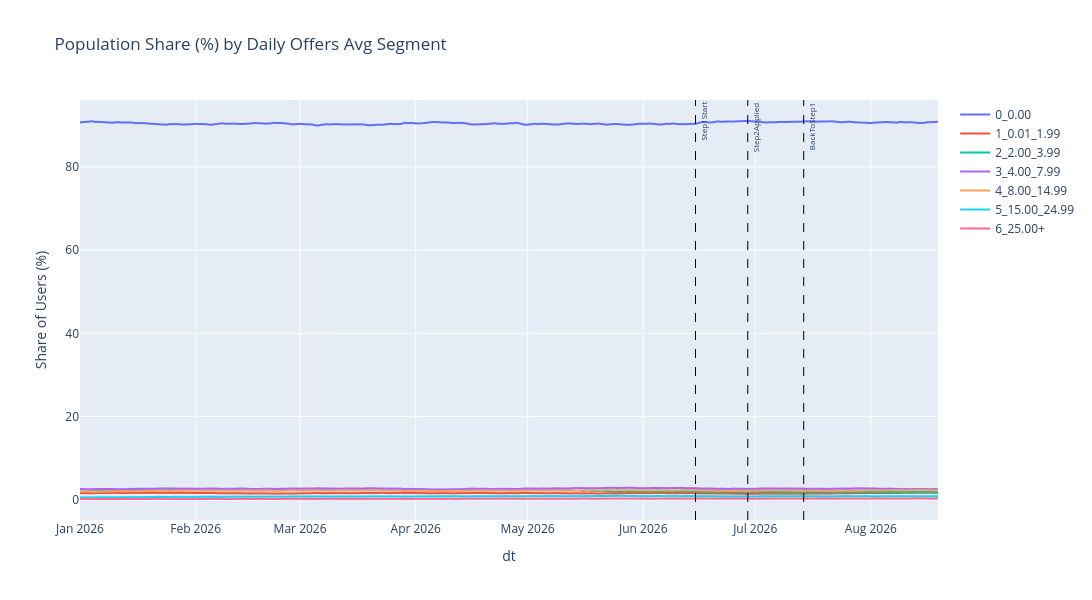

The notebook cell saved with this chart:
### Markdown cell above
### Daily Offers segment

### Code cell
plot_segment_population_charts(
    data_do_avg_population_agg,
    'daily_offers_avg_segment',
    vlines_events=vlines_events,
    title_prefix='Daily Offers Avg Segment',
    show_total=False,
    show_share=True,
    height=600,
    width=1200)

### Figure 1 — Plotly figure (JSON) as saved in the notebook; plotly's stock layout.template omitted (floating-point values rounded to 4 significant figures; data arrays with more than 128 entries replaced by an {"elided": "..."} marker saying what was removed)
{"data": [{"customdata": {"elided": "231x3 float values"}, "hovertemplate": "daily_offers_avg_segment=0_0.00<br>dt=%{x}<br>Share of Users (%)=%{y}<br>Inflow Users=%{customdata[0]}<br>Outflow Users=%{customdata[1]}<br>Total Users=%{customdata[2]}<extra></extra>", "legendgroup": "0_0.00", "line": {"color": "#636efa", "dash": "solid"}, "marker": {"symbol": "circle"}, "mode": "lines", "name": "0_0.00", "showlegend": true, "type": "scattergl", "x": {"elided": "231 str values"}, "xaxis": "x", "y": {"elided": "231 float values"}, "yaxis": "y"}, {"customdata": {"elided": "231x3 float values"}, "hovertemplate": "daily_offers_avg_segment=1_0.01_1.99<br>dt=%{x}<br>Share of Users (%)=%{y}<br>Inflow Users=%{customdata[0]}<br>Outflow Users=%{customdata[1]}<br>Total Users=%{customdata[2]}<extra></extra>", "legendgroup": "1_0.01_1.99", "line": {"color": "#EF553B", "dash": "solid"}, "marker": {"symbol": "circle"}, "mode": "lines", "name": "1_0.01_1.99", "showlegend": true, "type": "scattergl", "x": {"elided": "231 str values"}, "xaxis": "x", "y": {"elided": "231 float values"}, "yaxis": "y"}, {"customdata": {"elided": "231x3 float values"}, "hovertemplate": "daily_offers_avg_segment=2_2.00_3.99<br>dt=%{x}<br>Share of Users (%)=%{y}<br>Inflow Users=%{customdata[0]}<br>Outflow Users=%{customdata[1]}<br>Total Users=%{customdata[2]}<extra></extra>", "legendgroup": "2_2.00_3.99", "line": {"color": "#00cc96", "dash": "solid"}, "marker": {"symbol": "circle"}, "mode": "lines", "name": "2_2.00_3.99", "showlegend": true, "type": "scattergl", "x": {"elided": "231 str values"}, "xaxis": "x", "y": {"elided": "231 float values"}, "yaxis": "y"}, {"customdata": {"elided": "231x3 float values"}, "hovertemplate": "daily_offers_avg_segment=3_4.00_7.99<br>dt=%{x}<br>Share of Users (%)=%{y}<br>Inflow Users=%{customdata[0]}<br>Outflow Users=%{customdata[1]}<br>Total Users=%{customdata[2]}<extra></extra>", "legendgroup": "3_4.00_7.99", "line": {"color": "#ab63fa", "dash": "solid"}, "marker": {"symbol": "circle"}, "mode": "lines", "name": "3_4.00_7.99", "showlegend": true, "type": "scattergl", "x": {"elided": "231 str values"}, "xaxis": "x", "y": {"elided": "231 float values"}, "yaxis": "y"}, {"customdata": {"elided": "231x3 float values"}, "hovertemplate": "daily_offers_avg_segment=4_8.00_14.99<br>dt=%{x}<br>Share of Users (%)=%{y}<br>Inflow Users=%{customdata[0]}<br>Outflow Users=%{customdata[1]}<br>Total Users=%{customdata[2]}<extra></extra>", "legendgroup": "4_8.00_14.99", "line": {"color": "#FFA15A", "dash": "solid"}, "marker": {"symbol": "circle"}, "mode": "lines", "name": "4_8.00_14.99", "showlegend": true, "type": "scattergl", "x": {"elided": "231 str values"}, "xaxis": "x", "y": {"elided": "231 float values"}, "yaxis": "y"}, {"customdata": {"elided": "231x3 float values"}, "hovertemplate": "daily_offers_avg_segment=5_15.00_24.99<br>dt=%{x}<br>Share of Users (%)=%{y}<br>Inflow Users=%{customdata[0]}<br>Outflow Users=%{customdata[1]}<br>Total Users=%{customdata[2]}<extra></extra>", "legendgroup": "5_15.00_24.99", "line": {"color": "#19d3f3", "dash": "solid"}, "marker": {"symbol": "circle"}, "mode": "lines", "name": "5_15.00_24.99", "showlegend": true, "type": "scattergl", "x": {"elided": "231 str values"}, "xaxis": "x", "y": {"elided": "231 float values"}, "yaxis": "y"}, {"customdata": {"elided": "231x3 float values"}, "hovertemplate": "daily_offers_avg_segment=6_25.00+<br>dt=%{x}<br>Share of Users (%)=%{y}<br>Inflow Users=%{customdata[0]}<br>Outflow Users=%{customdata[1]}<br>Total Users=%{customdata[2]}<extra></extra>", "legendgroup": "6_25.00+", "line": {"color": "#FF6692", "dash": "solid"}, "marker": {"symbol": "circle"}, "mode": "lines", "name": "6_25.00+", "showlegend": true, "type": "scattergl", "x": {"elided": "231 str values"}, "xaxis": "x", "y": {"elided": "231 float values"}, "yaxis": "y"}], "layout": {"annotations": [{"font": {"size": 8}, "showarrow": false, "text": "Step1Start", "textangle": -90, "x": 1781481600000, "xanchor": "left", "xref": "x", "y": 1, "yanchor": "top", "yref": "y domain"}, {"font": {"size": 8}, "showarrow": false, "text": "Step2Applied", "textangle": -90, "x": 1782691200000, "xanchor": "left", "xref": "x", "y": 1, "yanchor": "top", "yref": "y domain"}, {"font": {"size": 8}, "showarrow": false, "text": "BackToStep1", "textangle": -90, "x": 1783987200000, "xanchor": "left", "xref": "x", "y": 1, "yanchor": "top", "yref": "y domain"}], "height": 600, "legend": {"title": {"text": ""}, "tracegroupgap": 0}, "shapes": [{"line": {"color": "black", "dash": "dash", "width": 1}, "type": "line", "x0": 1781481600000, "x1": 1781481600000, "xref": "x", "y0": 0, "y1": 1, "yref": "y domain"}, {"line": {"color": "black", "dash": "dash", "width": 1}, "type": "line", "x0": 1782691200000, "x1": 1782691200000, "xref": "x", "y0": 0, "y1": 1, "yref": "y domain"}, {"line": {"color": "black", "dash": "dash", "width": 1}, "type": "line", "x0": 1783987200000, "x1": 1783987200000, "xref": "x", "y0": 0, "y1": 1, "yref": "y domain"}], "title": {"text": "Population Share (%) by Daily Offers Avg Segment"}, "width": 1200, "xaxis": {"anchor": "y", "domain": [0, 1], "title": {"text": "dt"}}, "yaxis": {"anchor": "x", "domain": [0, 1], "title": {"text": "Share of Users (%)"}}}}
